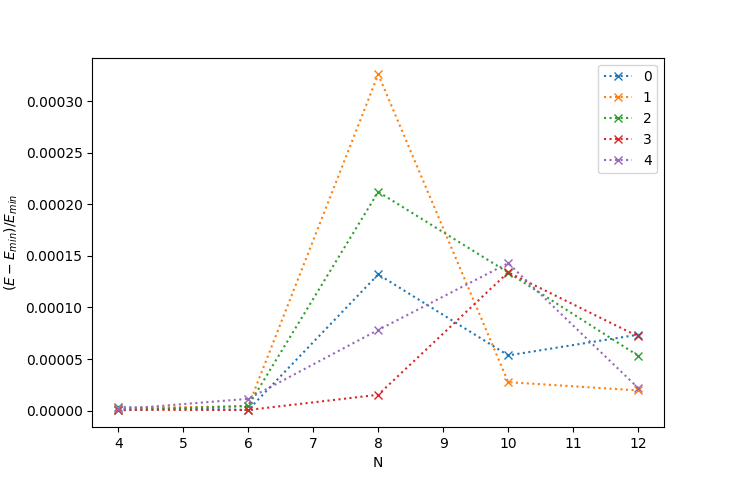

Reproduce this figure in Python.
from funkcije import *
import time

methods = ['Powell']

val_ss = []

N_s = [4, 6, 8, 10, 12]
E_true = np.array([3.674234614, 9.985281374, 19.675287861, 32.716949460, 49.165253058])

for meth in methods:

	val_s = []

	print(meth)
	for N in N_s:
		val_s = []
		comp_time = 1000000
		min_E_val = 1000000
		for i in range(5):
			print(N)
			init_guess = [np.random.random()*2*np.pi for _ in range(N)] + [np.arccos((np.random.random()-1/2)*2) for _ in range(N)]

			start = time.time()
			res = opt.minimize(multipot, init_guess, args=(N), method=meth, tol=10**(-4))
			end = time.time()

			val_s.append(multipot(res.x, N))

		val_ss.append(val_s)

val_ss = np.array(val_ss)

for i in range(5):
	plt.plot(N_s, (val_ss[:, i]-E_true)/E_true, 'x:', label=str(i))

plt.xlabel('N')
plt.legend()
plt.ylabel(r"$(E-E_{min})/E_{min}$")
plt.show()
